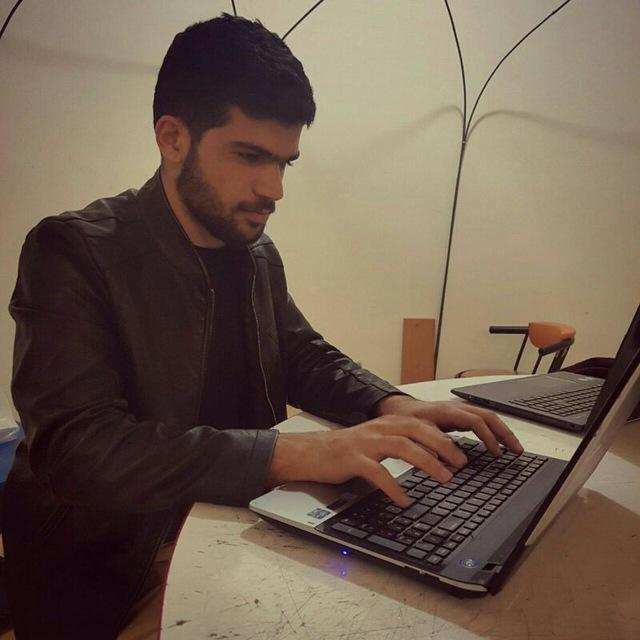
#> input picture micWebserver/me.jpg, 640 x 640 px, found by its file name
$ python main.py
#> lines starting #> are read from the running program, lines starting #| are printed output that depends on the picture
import cv2
# import normal
pic1 = cv2.imread('me.jpg')
#> pic1 is the input picture: shape (640, 640, 3); mean B, G, R 79.8, 93.9, 112.1
# import gray scale
pic2 = cv2.imread('me.jpg', cv2.IMREAD_GRAYSCALE)
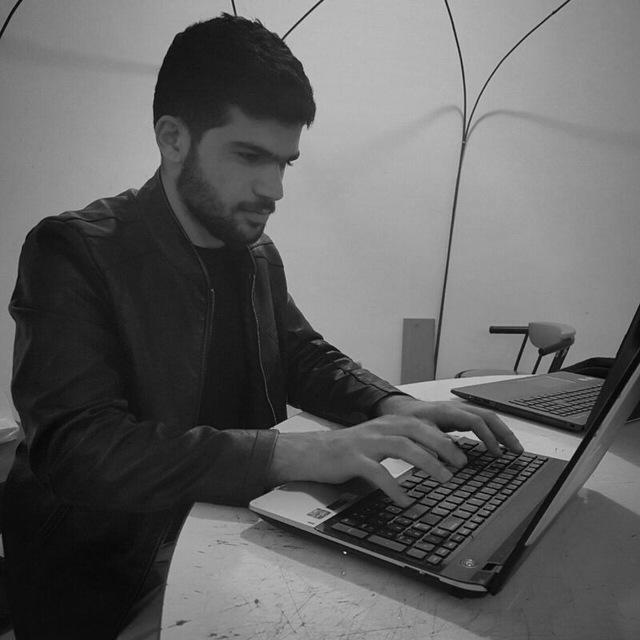
#> pic2: shape (640, 640); min 0, max 225, mean 97.7
# import colord
pic3 = cv2.imread('me.jpg', cv2.IMREAD_COLOR)
# import not change
pic4 = cv2.imread('me.jpg', cv2.IMREAD_UNCHANGED)
# show pic < 1 name of window and 2 is pic

# window size do not change
cv2.namedWindow('auto_win', cv2.WINDOW_AUTOSIZE)

# window size can be change
cv2.namedWindow('normal', cv2.WINDOW_NORMAL)

# show image
cv2.imshow('auto_win', pic1)
cv2.imshow('normal', pic2)
# cv2.imshow('pic3', pic3)
# cv2.imshow('pic4', pic4)
# to wait window
cv2.imwrite('gray.png',pic2)
cv2.waitKey(0)
